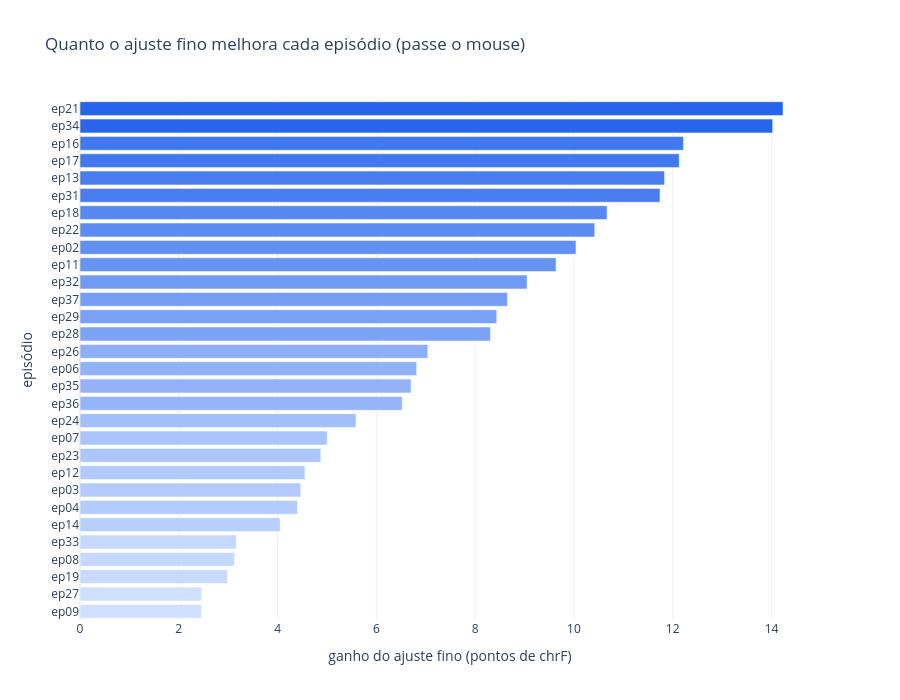

Notebook source saved alongside this figure:
### Markdown cell above
## 5. O ajuste fino melhora a tradução?

### Gráfico 4 — Ganho do ajuste fino em cada episódio (barras ordenadas)

Para cada episódio, a diferença entre a nota média do tradutor **ajustado** e a do **original**, em episódios que o modelo nunca viu
(só episódios com 10 falas de teste ou mais).

### Code cell
g = df.groupby("episodio").agg(falas=("en", "size"), original=("chrf_base", "mean"), ajustado=("chrf_ajustado", "mean")).reset_index()
g["ganho"] = g.ajustado - g.original
g["titulo"] = g.episodio.str.replace(r"^ep\d+_", "", regex=True).str.replace("-", " ")
g["ep_curto"] = g.episodio.str.extract(r"^(ep\d+)")[0]
g10 = g[g.falas >= 10].sort_values("ganho")
fig = px.bar(g10, x="ganho", y="ep_curto", orientation="h", color="ganho", color_continuous_scale=["#CFE0FF", AZUL],
             hover_data={"titulo": True, "falas": True, "original": ":.1f", "ajustado": ":.1f", "ganho": ":.1f", "ep_curto": False},
             labels={"ganho": "ganho do ajuste fino (pontos de chrF)", "ep_curto": "episódio"},
             title="Quanto o ajuste fino melhora cada episódio (passe o mouse)")
fig.update_layout(height=700, coloraxis_showscale=False, yaxis=dict(categoryorder="array", categoryarray=g10.ep_curto))
fig.show()

d = df.chrf_ajustado - df.chrf_base
print(f"nota média por fala: original {df.chrf_base.mean():.1f} -> ajustado {df.chrf_ajustado.mean():.1f}")
print(f"falas que melhoraram: {(d > 0).mean():.1%} | pioraram: {(d < 0).mean():.1%} | iguais: {(d == 0).mean():.1%}")
print(f"episódios (>=10 falas): {len(g10)} | com ganho positivo: {(g10.ganho > 0).sum()} | "
      f"mediana {g10.ganho.median():.1f} | de {g10.ganho.min():.1f} a {g10.ganho.max():.1f}")

### Figure 1 — Plotly figure (JSON) as saved in the notebook; plotly's stock layout.template omitted (floating-point values rounded to 4 significant figures)
{"data": [{"customdata": [["The Remedy", 27, 45.13, 47.59], ["Coriander s Invention", 57, 45.15, 47.62], ["Pollution", 63, 60.03, 63.01], ["Pepper s Birthday Party", 17, 54.51, 57.63], ["Spell of War", 59, 45.76, 48.92], ["The Dragon s Tooth", 35, 59.83, 63.88], ["Stroke of genius", 38, 65.13, 69.53], ["The secret ingredients", 31, 56.89, 61.36], ["Autumn Clearout", 38, 68.01, 72.56], ["Take a Chance", 39, 60.44, 65.32], ["The Wish", 13, 69.0, 74.01], ["The Unity Tree", 76, 64.25, 69.83], ["The Surprise Attack", 159, 53.94, 60.46], ["The Reflection", 62, 53.96, 60.66], ["The Potion Contest", 64, 55.83, 62.64], ["Books Are Great", 34, 64.99, 72.03], ["The Festivities", 42, 57.15, 65.45], ["Destroyer of Worlds", 58, 55.84, 64.28], ["The Tears of the Phoenix", 72, 55.37, 64.03], ["The Battlefield", 29, 54.21, 63.26], ["The Witches of Chaosah", 28, 65.71, 75.35], ["Rainbow potions", 21, 71.41, 81.45], ["The Voting System", 73, 56.68, 67.1], ["The Encounter", 39, 52.13, 62.8], ["The Fight", 56, 59.85, 71.59], ["The Pyjama Party", 57, 53.11, 64.95], ["A Fresh Start", 34, 53.23, 65.36], ["The Sage of the Mountain", 52, 48.68, 60.9], ["The Knighting of Shichimi", 91, 56.82, 70.85], ["The Magic Contest", 62, 56.93, 71.16]], "hovertemplate": "ganho do ajuste fino (pontos de chrF)=%{marker.color:.1f}<br>titulo=%{customdata[0]}<br>falas=%{customdata[1]}<br>original=%{customdata[2]:.1f}<br>ajustado=%{customdata[3]:.1f}<extra></extra>", "legendgroup": "", "marker": {"color": [2.462, 2.465, 2.984, 3.126, 3.164, 4.051, 4.403, 4.469, 4.554, 4.875, 5.005, 5.586, 6.523, 6.702, 6.815, 7.042, 8.309, 8.437, 8.653, 9.051, 9.638, 10.04, 10.42, 10.67, 11.74, 11.83, 12.13, 12.22, 14.02, 14.23], "coloraxis": "coloraxis", "pattern": {"shape": ""}}, "name": "", "orientation": "h", "showlegend": false, "textposition": "auto", "type": "bar", "x": [2.462, 2.465, 2.984, 3.126, 3.164, 4.051, 4.403, 4.469, 4.554, 4.875, 5.005, 5.586, 6.523, 6.702, 6.815, 7.042, 8.309, 8.437, 8.653, 9.051, 9.638, 10.04, 10.42, 10.67, 11.74, 11.83, 12.13, 12.22, 14.02, 14.23], "xaxis": "x", "y": ["ep09", "ep27", "ep19", "ep08", "ep33", "ep14", "ep04", "ep03", "ep12", "ep23", "ep07", "ep24", "ep36", "ep35", "ep06", "ep26", "ep28", "ep29", "ep37", "ep32", "ep11", "ep02", "ep22", "ep18", "ep31", "ep13", "ep17", "ep16", "ep34", "ep21"], "yaxis": "y"}], "layout": {"barmode": "relative", "coloraxis": {"autocolorscale": false, "colorbar": {"title": {"text": "ganho do ajuste fino (pontos de chrF)"}}, "colorscale": [[0.0, "#CFE0FF"], [1.0, "#2563EB"]], "showscale": false}, "height": 700, "legend": {"tracegroupgap": 0}, "title": {"text": "Quanto o ajuste fino melhora cada episódio (passe o mouse)"}, "xaxis": {"anchor": "y", "domain": [0.0, 1.0], "title": {"text": "ganho do ajuste fino (pontos de chrF)"}}, "yaxis": {"anchor": "x", "categoryarray": ["ep09", "ep27", "ep19", "ep08", "ep33", "ep14", "ep04", "ep03", "ep12", "ep23", "ep07", "ep24", "ep36", "ep35", "ep06", "ep26", "ep28", "ep29", "ep37", "ep32", "ep11", "ep02", "ep22", "ep18", "ep31", "ep13", "ep17", "ep16", "ep34", "ep21"], "categoryorder": "array", "domain": [0.0, 1.0], "title": {"text": "episódio"}}}}
